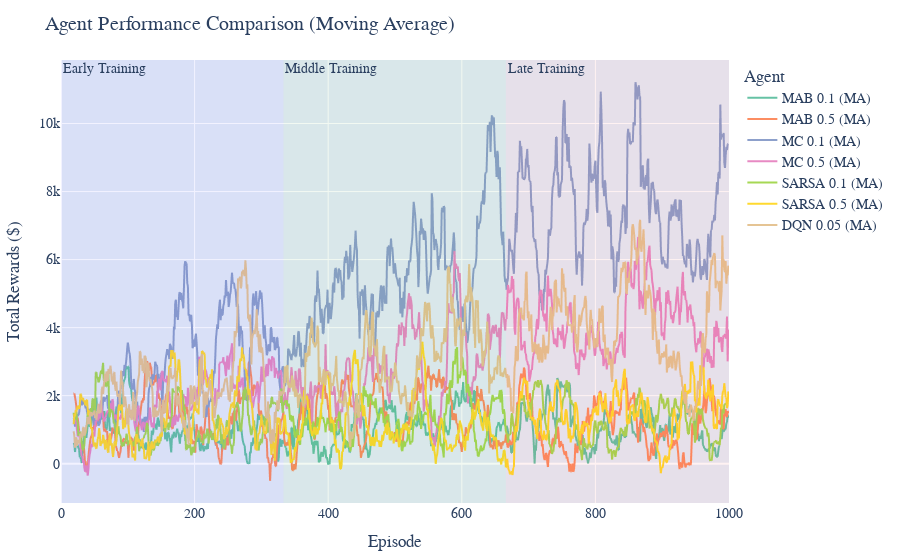

Notebook cell for this chart:
### Code cell
# 1. Résultats formatés dans un DataFrame
results_df = pd.DataFrame({
    f"MAB {mab_agent_low.epsilon}": results_mab_agent_low,
    f"MAB {mab_agent_high.epsilon}": results_mab_agent_high,
    f"MC {mc_agent_low.epsilon}": results_mc_agent_low,
    f"MC {mc_agent_high.epsilon}": results_mc_agent_high,
    f"SARSA {sarsa_agent_low.epsilon}": results_sarsa_agent_low,
    f"SARSA {sarsa_agent_high.epsilon}": results_sarsa_agent_high,
    f"DQN {dqn_agent_low.epsilon}": results_dqn_agent_low,
    f"DQN {dqn_agent_high.epsilon}": results_dqn_agent_high
})

# 2. Lissage via moyenne glissante
window = 20
ma_df = results_df.rolling(window).mean()
ma_df.columns = [f"{col} (MA)" for col in ma_df.columns]

# 3. Fusion et passage au format long
merged_df = pd.concat([results_df, ma_df], axis=1).reset_index().rename(columns={"index": "Episode"})
long_df = merged_df.melt(id_vars="Episode", var_name="Agent", value_name="Reward")
long_df["Type"] = long_df["Agent"].apply(lambda x: "Moving Average" if "(MA)" in x else "Raw")

# 4. Graphique interactif
fig = px.line(
    long_df[long_df["Type"] == "Moving Average"],
    x="Episode",
    y="Reward",
    color="Agent",
    title="Agent Performance Comparison (Moving Average)",
    log_y=False,
    labels={"Reward": "Total Rewards ($)", "Episode": "Episode"},
    color_discrete_sequence=px.colors.qualitative.Set2
)

# 5. Ajout de phases d'entraînement
n = len(results_df)
fig.add_vrect(x0=0, x1=n//3, fillcolor="blue", opacity=0.05, line_width=0, annotation_text="Early Training", annotation_position="top left")
fig.add_vrect(x0=n//3, x1=2*n//3, fillcolor="green", opacity=0.05, line_width=0, annotation_text="Middle Training", annotation_position="top left")
fig.add_vrect(x0=2*n//3, x1=n, fillcolor="red", opacity=0.05, line_width=0, annotation_text="Late Training", annotation_position="top left")

fig.update_layout(
    font=dict(family="Arial", size=14),
    title_font=dict(size=20),
    xaxis_title="Episode",
    yaxis_title="Total Rewards ($)",
    legend_title_text="Agent",
    hovermode="x unified",
    margin=dict(t=60, l=20, r=20, b=20)
)

fig.show()

# 7. Résumé statistique
print("\n PERFORMANCE SUMMARY")
print(f"{'Agent':<15} {'Mean':>10} {'Std':>10} {'Median':>10} {'Min':>10} {'Max':>10}")
for name, data in zip(results_df.columns, results_df.values.T):
    print(f"{name:<15} {np.mean(data):>10.2f} {np.std(data):>10.2f} {np.median(data):>10.2f} {np.min(data):>10.2f} {np.max(data):>10.2f}")

### Figure 1 — Plotly figure (JSON) as saved in the notebook; plotly's stock layout.template omitted (floating-point values rounded to 4 significant figures; data arrays with more than 128 entries replaced by an {"elided": "..."} marker saying what was removed)
{"data": [{"hovertemplate": "Agent=MAB 0.1 (MA)<br>Episode=%{x}<br>Total Rewards ($)=%{y}<extra></extra>", "legendgroup": "MAB 0.1 (MA)", "line": {"color": "rgb(102,194,165)", "dash": "solid"}, "marker": {"symbol": "circle"}, "mode": "lines", "name": "MAB 0.1 (MA)", "showlegend": true, "type": "scattergl", "x": {"elided": "1000 int values"}, "xaxis": "x", "y": {"elided": "1000 float values"}, "yaxis": "y"}, {"hovertemplate": "Agent=MAB 0.5 (MA)<br>Episode=%{x}<br>Total Rewards ($)=%{y}<extra></extra>", "legendgroup": "MAB 0.5 (MA)", "line": {"color": "rgb(252,141,98)", "dash": "solid"}, "marker": {"symbol": "circle"}, "mode": "lines", "name": "MAB 0.5 (MA)", "showlegend": true, "type": "scattergl", "x": {"elided": "1000 int values"}, "xaxis": "x", "y": {"elided": "1000 float values"}, "yaxis": "y"}, {"hovertemplate": "Agent=MC 0.1 (MA)<br>Episode=%{x}<br>Total Rewards ($)=%{y}<extra></extra>", "legendgroup": "MC 0.1 (MA)", "line": {"color": "rgb(141,160,203)", "dash": "solid"}, "marker": {"symbol": "circle"}, "mode": "lines", "name": "MC 0.1 (MA)", "showlegend": true, "type": "scattergl", "x": {"elided": "1000 int values"}, "xaxis": "x", "y": {"elided": "1000 float values"}, "yaxis": "y"}, {"hovertemplate": "Agent=MC 0.5 (MA)<br>Episode=%{x}<br>Total Rewards ($)=%{y}<extra></extra>", "legendgroup": "MC 0.5 (MA)", "line": {"color": "rgb(231,138,195)", "dash": "solid"}, "marker": {"symbol": "circle"}, "mode": "lines", "name": "MC 0.5 (MA)", "showlegend": true, "type": "scattergl", "x": {"elided": "1000 int values"}, "xaxis": "x", "y": {"elided": "1000 float values"}, "yaxis": "y"}, {"hovertemplate": "Agent=SARSA 0.1 (MA)<br>Episode=%{x}<br>Total Rewards ($)=%{y}<extra></extra>", "legendgroup": "SARSA 0.1 (MA)", "line": {"color": "rgb(166,216,84)", "dash": "solid"}, "marker": {"symbol": "circle"}, "mode": "lines", "name": "SARSA 0.1 (MA)", "showlegend": true, "type": "scattergl", "x": {"elided": "1000 int values"}, "xaxis": "x", "y": {"elided": "1000 float values"}, "yaxis": "y"}, {"hovertemplate": "Agent=SARSA 0.5 (MA)<br>Episode=%{x}<br>Total Rewards ($)=%{y}<extra></extra>", "legendgroup": "SARSA 0.5 (MA)", "line": {"color": "rgb(255,217,47)", "dash": "solid"}, "marker": {"symbol": "circle"}, "mode": "lines", "name": "SARSA 0.5 (MA)", "showlegend": true, "type": "scattergl", "x": {"elided": "1000 int values"}, "xaxis": "x", "y": {"elided": "1000 float values"}, "yaxis": "y"}, {"hovertemplate": "Agent=DQN 0.05 (MA)<br>Episode=%{x}<br>Total Rewards ($)=%{y}<extra></extra>", "legendgroup": "DQN 0.05 (MA)", "line": {"color": "rgb(229,196,148)", "dash": "solid"}, "marker": {"symbol": "circle"}, "mode": "lines", "name": "DQN 0.05 (MA)", "showlegend": true, "type": "scattergl", "x": {"elided": "1000 int values"}, "xaxis": "x", "y": {"elided": "1000 float values"}, "yaxis": "y"}], "layout": {"annotations": [{"showarrow": false, "text": "Early Training", "x": 0, "xanchor": "left", "xref": "x", "y": 1, "yanchor": "top", "yref": "y domain"}, {"showarrow": false, "text": "Middle Training", "x": 333, "xanchor": "left", "xref": "x", "y": 1, "yanchor": "top", "yref": "y domain"}, {"showarrow": false, "text": "Late Training", "x": 666, "xanchor": "left", "xref": "x", "y": 1, "yanchor": "top", "yref": "y domain"}], "font": {"family": "Arial", "size": 14}, "hovermode": "x unified", "legend": {"title": {"text": "Agent"}, "tracegroupgap": 0}, "margin": {"b": 20, "l": 20, "r": 20, "t": 60}, "shapes": [{"fillcolor": "blue", "line": {"width": 0}, "opacity": 0.05, "type": "rect", "x0": 0, "x1": 333, "xref": "x", "y0": 0, "y1": 1, "yref": "y domain"}, {"fillcolor": "green", "line": {"width": 0}, "opacity": 0.05, "type": "rect", "x0": 333, "x1": 666, "xref": "x", "y0": 0, "y1": 1, "yref": "y domain"}, {"fillcolor": "red", "line": {"width": 0}, "opacity": 0.05, "type": "rect", "x0": 666, "x1": 1000, "xref": "x", "y0": 0, "y1": 1, "yref": "y domain"}], "title": {"font": {"size": 20}, "text": "Agent Performance Comparison (Moving Average)"}, "xaxis": {"anchor": "y", "domain": [0, 1], "title": {"text": "Episode"}}, "yaxis": {"anchor": "x", "domain": [0, 1], "title": {"text": "Total Rewards ($)"}}}}
